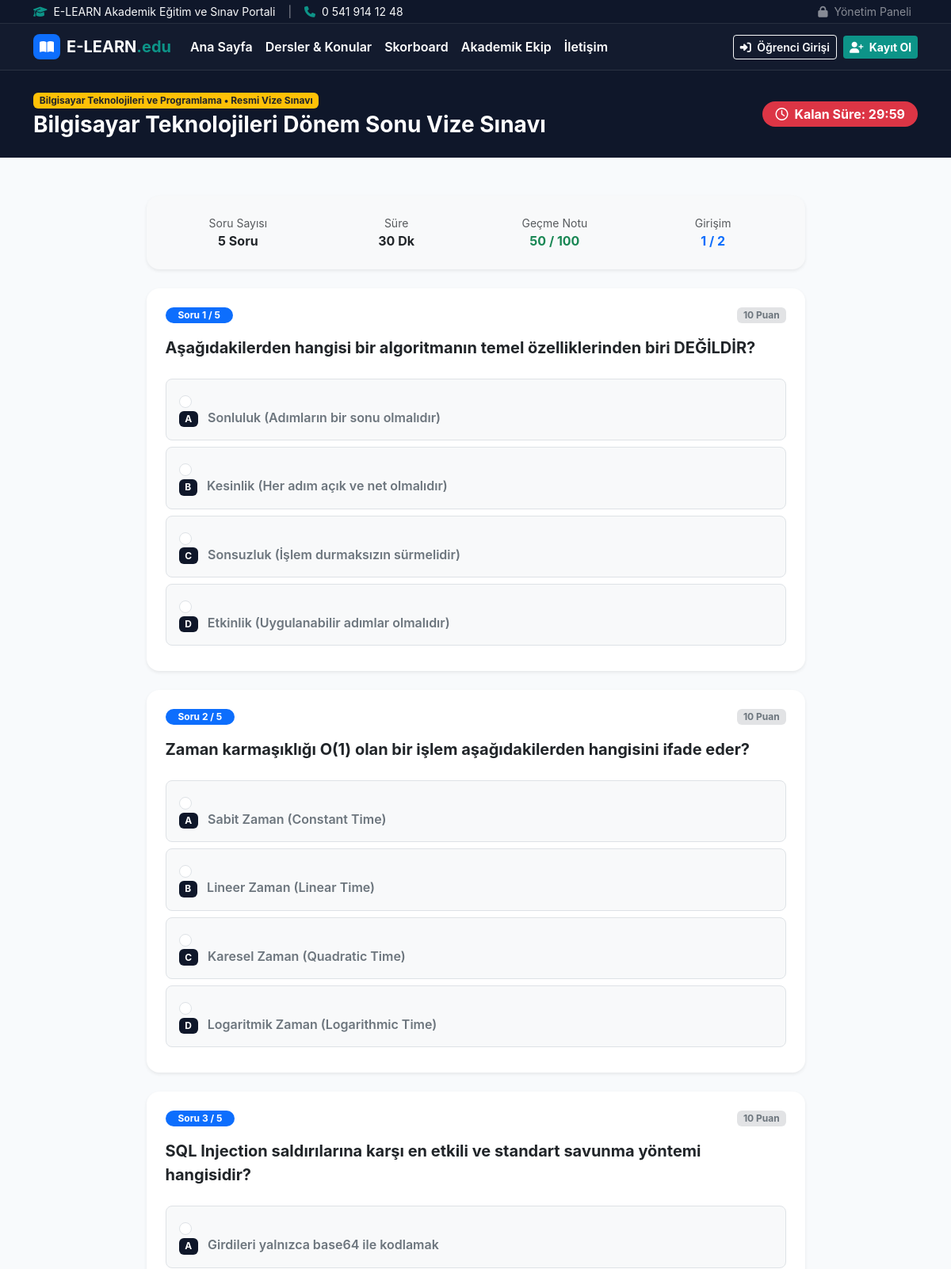
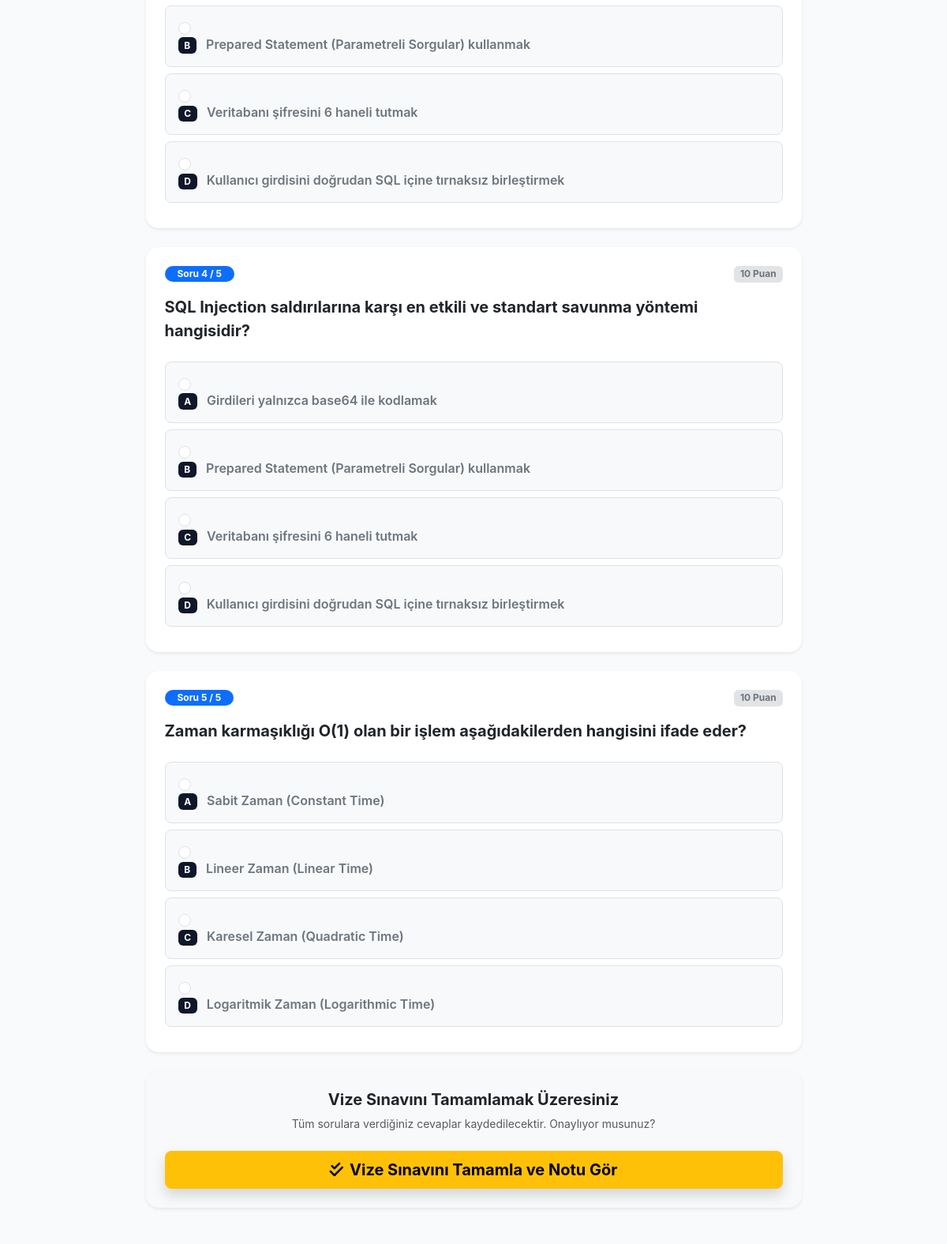
Screenshot of /elearn/exam.php?id=1 (upper part) with the database file from the repository (2 pictures, top to bottom).
### tables this page shows
CREATE TABLE IF NOT EXISTS `contact_settings` (
  `id` INT PRIMARY KEY DEFAULT 1,
  `phone` VARCHAR(30) NOT NULL,
  `email` VARCHAR(100) NOT NULL,
  `address` TEXT NOT NULL,
  `whatsapp` VARCHAR(30) NULL,
  `instagram` VARCHAR(100) NULL,
  `facebook` VARCHAR(100) NULL,
  `youtube` VARCHAR(100) NULL,
  `working_hours` VARCHAR(100) NULL,
  `updated_at` DATETIME DEFAULT CURRENT_TIMESTAMP ON UPDATE CURRENT_TIMESTAMP
);

CREATE TABLE IF NOT EXISTS `exams` (
  `id` INT AUTO_INCREMENT PRIMARY KEY,
  `course_id` INT NOT NULL,
  `title` VARCHAR(150) NOT NULL,
  `description` TEXT NULL,
  `duration_minutes` INT DEFAULT 45,
  `passing_grade` INT DEFAULT 50,
  `question_count` INT DEFAULT 10,
  `max_attempts` INT DEFAULT 2,
  `start_date` DATETIME NOT NULL,
  `end_date` DATETIME NOT NULL,
  `is_active` TINYINT(1) DEFAULT 1,
  `created_at` DATETIME DEFAULT CURRENT_TIMESTAMP,
  INDEX `idx_exam_course` (`course_id`),
  FOREIGN KEY (`course_id`) REFERENCES `courses`(`id`) ON DELETE CASCADE
);

CREATE TABLE IF NOT EXISTS `courses` (
  `id` INT AUTO_INCREMENT PRIMARY KEY,
  `title` VARCHAR(150) NOT NULL,
  `slug` VARCHAR(150) NOT NULL UNIQUE,
  `category` VARCHAR(80) NOT NULL,
  `description` TEXT NULL,
  `image_url` VARCHAR(255) NULL,
  `sort_order` INT DEFAULT 1,
  `is_active` TINYINT(1) DEFAULT 1,
  `created_at` DATETIME DEFAULT CURRENT_TIMESTAMP,
  INDEX `idx_course_active` (`is_active`),
  INDEX `idx_course_order` (`sort_order`)
);

CREATE TABLE IF NOT EXISTS `questions` (
  `id` INT AUTO_INCREMENT PRIMARY KEY,
  `course_id` INT NOT NULL,
  `topic_id` INT NULL,
  `question_text` TEXT NOT NULL,
  `question_type` ENUM('single_choice', 'multiple_choice') DEFAULT 'single_choice',
  `points` INT DEFAULT 10,
  `explanation` TEXT NULL,
  `created_at` DATETIME DEFAULT CURRENT_TIMESTAMP,
  INDEX `idx_q_course` (`course_id`),
  INDEX `idx_q_topic` (`topic_id`),
  FOREIGN KEY (`course_id`) REFERENCES `courses`(`id`) ON DELETE CASCADE,
  FOREIGN KEY (`topic_id`) REFERENCES `course_topics`(`id`) ON DELETE SET NULL
);

CREATE TABLE IF NOT EXISTS `question_options` (
  `id` INT AUTO_INCREMENT PRIMARY KEY,
  `question_id` INT NOT NULL,
  `option_key` CHAR(1) NOT NULL,  
  `option_text` TEXT NOT NULL,
  `is_correct` TINYINT(1) DEFAULT 0,
  INDEX `idx_opt_question` (`question_id`),
  FOREIGN KEY (`question_id`) REFERENCES `questions`(`id`) ON DELETE CASCADE
);

### config/database.php (called while the page is built, shortened)
<?php
function getDbConnection(): ?mysqli {
    static $connection = null;
    if ($connection !== null) {
        return $connection;
    }
    try {
        $conn = mysqli_init();
        $conn->options(MYSQLI_OPT_CONNECT_TIMEOUT, 3);
        $conn->query("SET time_zone = '+03:00'");
        $connection = $conn;
        return $connection;
    } catch (\Throwable $e) {
        error_log("[E-LEARN DB EXCEPTION] " . $e->getMessage());
        return null;
    }
}
function dbSelect(string $sql, string $types = '', array $params = []): array {
    $conn = getDbConnection();
    $stmt = $conn->prepare($sql);
    if (!empty($types) && !empty($params)) {
        $stmt->bind_param($types, ...$params);
    }
    if (!$stmt->execute()) {
        error_log("[E-LEARN EXECUTE ERROR] " . $stmt->error);
        $stmt->close();
        return [];
    }
    $result = $stmt->get_result();
    $data = [];
    while ($row = $result->fetch_assoc()) {
        $data[] = $row;
    }
    return $data;
}
function dbSelectOne(string $sql, string $types = '', array $params = []): ?array {
    $rows = dbSelect($sql, $types, $params);
    return !empty($rows) ? $rows[0] : null;
}

### config/settings.php (called while the page is built, shortened)
<?php
require_once __DIR__ . '/database.php';
function getContactSettings(): array {
    static $contact = null;
    if ($contact === null) {
        $data = dbSelectOne("SELECT * FROM contact_settings WHERE id = 1");
        if ($data) {
            $contact = $data;
        }
    }
    return $contact;
}

### includes/security.php (called while the page is built, shortened)
<?php
require_once __DIR__ . '/../config/settings.php';
function e(?string $string): string {
    return htmlspecialchars($string ?? '', ENT_QUOTES | ENT_HTML5, 'UTF-8');
}

### includes/auth.php (called while the page is built, shortened)
<?php
require_once __DIR__ . '/security.php';
function isStudentLoggedIn(): bool {
    return !empty($_SESSION['student_user']['id']);
}

### elearn/exam.php (the view, shortened to what this page needs)
<?php
$examId = (int)($_GET['id'] ?? 0);
require_once __DIR__ . '/../includes/header.php';
$exam = dbSelectOne(
    "SELECT e.*, c.title as course_title
     FROM exams e
     JOIN courses c ON c.id = e.course_id
     WHERE e.id = ? AND e.is_active = 1",
    "i",
    [$examId]
);
$studentId = $studentUser['id'] ?? 1;
$pastAttemptsCount = dbSelectOne(
    "SELECT COUNT(*) as c FROM exam_attempts WHERE student_id = ? AND target_id = ? AND exam_type = 'exam'",
    "ii",
    [$studentId, $examId]
)['c'] ?? 0;
$questions = dbSelect(
    "SELECT q.* FROM questions q
     JOIN exam_questions eq ON eq.question_id = q.id
     WHERE eq.exam_id = ?
     ORDER BY q.id ASC
     LIMIT ?",
    "ii",
    [$examId, $exam['question_count']]
);
if (count($questions) < $exam['question_count']) {
    $needed = $exam['question_count'] - count($questions);
    $extraQuestions = dbSelect(
        "SELECT * FROM questions WHERE course_id = ? ORDER BY RAND() LIMIT ?",
        "ii",
        [$exam['course_id'], $needed]
    );
    $questions = array_merge($questions, $extraQuestions);
}
$questionIds = array_column($questions, 'id');
$optionsByQuestion = [];
if (!empty($questionIds)) {
    $in = implode(',', array_map('intval', $questionIds));
    $optionsRows = dbSelect("SELECT * FROM question_options WHERE question_id IN ($in) ORDER BY option_key ASC");
    foreach ($optionsRows as $opt) {
        $optionsByQuestion[$opt['question_id']][] = $opt;
    }
}
?>
<div class="bg-navy py-4 text-white">
  <div class="container">
    <div class="d-flex flex-column flex-md-row justify-content-between align-items-md-center gap-3">
      <div>
        <span class="badge bg-warning text-dark mb-1 fw-bold"><?php echo e($exam['course_title']); ?> • Resmi Vize Sınavı</span>
        <h1 class="h3 fw-bold mb-0"><?php echo e($exam['title']); ?></h1>
      </div>
      <div class="d-flex align-items-center gap-3">
        <div class="badge bg-danger p-2 px-3 fs-6 rounded-pill d-flex align-items-center gap-2">
          <i class="fa-regular fa-clock"></i>
          <span>Kalan Süre: <span id="examTimer"><?php echo $exam['duration_minutes']; ?>:00</span></span>
        </div>
      </div>
    </div>
  </div>
</div>
<div class="container py-5">
  <div class="row justify-content-center">
    <div class="col-lg-9">
      <div class="card border-0 shadow-sm p-4 rounded-4 mb-4 bg-light">
        <div class="row text-center g-3 small">
          <div class="col-3">
            <div class="text-muted">Soru Sayısı</div>
            <div class="fw-bold fs-6 text-navy"><?php echo count($questions); ?> Soru</div>
          </div>
          <div class="col-3">
            <div class="text-muted">Süre</div>
            <div class="fw-bold fs-6 text-navy"><?php echo $exam['duration_minutes']; ?> Dk</div>
          </div>
          <div class="col-3">
            <div class="text-muted">Geçme Notu</div>
            <div class="fw-bold fs-6 text-success"><?php echo $exam['passing_grade']; ?> / 100</div>
          </div>
          <div class="col-3">
            <div class="text-muted">Girişim</div>
            <div class="fw-bold fs-6 text-primary"><?php echo $pastAttemptsCount + 1; ?> / <?php echo $exam['max_attempts']; ?></div>
          </div>
        </div>
      </div>
      <form id="examForm" method="POST" action="">
        <div class="space-y-4">
          <?php foreach ($questions as $index => $q): ?>
            <div class="card border-0 shadow-sm p-4 rounded-4 mb-4">
              <div class="d-flex justify-content-between align-items-center mb-3">
                <span class="badge bg-primary rounded-pill px-3 py-1">Soru <?php echo $index + 1; ?> / <?php echo count($questions); ?></span>
                <span class="badge bg-secondary-subtle text-secondary"><?php echo $q['points']; ?> Puan</span>
              </div>
              <h5 class="fw-bold text-navy mb-4 lh-base"><?php echo e($q['question_text']); ?></h5>
              <div class="options-container space-y-2">
                <?php $opts = $optionsByQuestion[$q['id']] ?? []; ?>
                <?php foreach ($opts as $opt): ?>
                  <div class="form-check p-3 border rounded-3 mb-2 bg-light hover-shadow">
                    <input class="form-check-input ms-0 me-3" type="radio" name="answers[<?php echo $q['id']; ?>]" id="opt_ex_<?php echo $opt['id']; ?>" value="<?php echo $opt['id']; ?>">
                    <label class="form-check-label w-100 fw-semibold text-secondary" for="opt_ex_<?php echo $opt['id']; ?>">
                      <span class="badge bg-navy text-white me-2"><?php echo $opt['option_key']; ?></span>
                      <?php echo e($opt['option_text']); ?>
                    </label>
                  </div>
                <?php endforeach; ?>
              </div>
            </div>
          <?php endforeach; ?>
        </div>
        <div class="card border-0 shadow-sm p-4 rounded-4 text-center bg-light">
          <h5 class="fw-bold text-navy mb-2">Vize Sınavını Tamamlamak Üzeresiniz</h5>
          <p class="text-muted small mb-4">Tüm sorulara verdiğiniz cevaplar kaydedilecektir. Onaylıyor musunuz?</p>
          <button type="submit" class="btn btn-warning btn-lg fw-bold px-5 shadow">
            <i class="fa-solid fa-check-double me-2"></i>Vize Sınavını Tamamla ve Notu Gör
          </button>
        </div>
      </form>
    </div>
  </div>
</div>
<?php require_once __DIR__ . '/../includes/footer.php'; ?>

### includes/header.php (shortened to what this page needs)
<?php
require_once __DIR__ . '/../config/settings.php';
require_once __DIR__ . '/auth.php';
$contact = getContactSettings();
$isStudent = isStudentLoggedIn();
$studentUser = $_SESSION['student_user'] ?? null;
?>
<!DOCTYPE html>
<html lang="tr">
<head>
  <link href="https://cdn.jsdelivr.net/npm/bootstrap@5.3.3/dist/css/bootstrap.min.css" rel="stylesheet">
  <link href="https://cdnjs.cloudflare.com/ajax/libs/font-awesome/6.5.1/css/all.min.css" rel="stylesheet">
</head>
<body class="d-flex flex-column min-vh-100">
  <div class="bg-navy py-1 text-light border-bottom border-secondary border-opacity-25 small">
    <div class="container d-flex justify-content-between align-items-center">
      <div class="d-none d-md-flex align-items-center gap-3">
        <span><i class="fa-solid fa-graduation-cap text-teal me-1"></i> E-LEARN Akademik Eğitim ve Sınav Portali</span>
        <span class="text-white-50">|</span>
        <span><i class="fa-solid fa-phone text-teal me-1"></i> <?php echo e($contact['phone']); ?></span>
      </div>
      <div class="ms-auto d-flex align-items-center gap-2">
        <a href="/admin/login.php" class="text-white-50 text-decoration-none hover-white me-2">
          <i class="fa-solid fa-lock me-1"></i> Yönetim Paneli
        </a>
      </div>
    </div>
  </div>
  <nav class="navbar navbar-expand-lg navbar-dark navbar-elearn sticky-top">
    <div class="container">
      <a class="navbar-brand fw-bold d-flex align-items-center gap-2" href="/">
        <span class="badge bg-primary p-2 fs-6 rounded-3"><i class="fa-solid fa-book-open"></i></span>
        <span>E-LEARN<span class="text-teal">.edu</span></span>
      </a>
      <div class="collapse navbar-collapse" id="mainNav">
        <ul class="navbar-nav me-auto mb-2 mb-lg-0">
          <li class="nav-item">
            <a class="nav-link text-white fw-semibold" href="/">Ana Sayfa</a>
          </li>
          <li class="nav-item">
            <a class="nav-link text-white fw-semibold" href="/elearn/">Dersler & Konular</a>
          </li>
          <li class="nav-item">
            <a class="nav-link text-white fw-semibold" href="/#skorboard">Skorboard</a>
          </li>
          <li class="nav-item">
            <a class="nav-link text-white fw-semibold" href="/#ekip">Akademik Ekip</a>
          </li>
          <li class="nav-item">
            <a class="nav-link text-white fw-semibold" href="/#iletisim">İletişim</a>
          </li>
        </ul>
        <div class="d-flex align-items-center gap-2">
          <?php if ($isStudent): ?>
            <a href="/elearn/profile.php" class="btn btn-outline-light btn-sm fw-bold">
              <i class="fa-solid fa-user me-1 text-teal"></i> <?php echo e($studentUser['first_name']); ?>
            </a>
            <a href="/elearn/logout.php" class="btn btn-danger btn-sm">
              <i class="fa-solid fa-arrow-right-from-bracket"></i> Çıkış
            </a>
          <?php else: ?>
            <button class="btn btn-outline-light btn-sm fw-semibold" data-bs-toggle="modal" data-bs-target="#loginModal">
              <i class="fa-solid fa-right-to-bracket me-1"></i> Öğrenci Girişi
            </button>
            <button class="btn btn-teal btn-sm fw-bold" data-bs-toggle="modal" data-bs-target="#registerModal">
              <i class="fa-solid fa-user-plus me-1"></i> Kayıt Ol
            </button>
          <?php endif; ?>
        </div>
      </div>
    </div>
  </nav>

### includes/header.php (style rules this page uses)
:root { --primary-navy: #0f172a; --secondary-navy: #1e293b; --accent-blue: #0284c7; --accent-teal: #0d9488; --light-gray: #f8fafc; --card-border: #e2e8f0; }
body { background-color: #f8fafc; color: #1e293b; font-family: -apple-system, BlinkMacSystemFont, "Segoe UI", Roboto, "Helvetica Neue", Arial, sans-serif; }
.bg-navy { background-color: var(--primary-navy) !important; }
.text-teal { color: var(--accent-teal) !important; }
.btn-teal { background-color: var(--accent-teal); color: #ffffff; font-weight: 600; border: none; }
.navbar-elearn { background-color: rgba(15, 23, 42, 0.98); backdrop-filter: blur(10px); border-bottom: 1px solid rgba(255, 255, 255, 0.1); }

### rows the page displays
contact_settings: phone "0 541 914 12 48"
exams: course.title "Bilgisayar Teknolojileri ve Programlama", title "Bilgisayar Teknolojileri Dönem Sonu Vize Sınavı", duration_minutes "30", passing_grade "50", max_attempts "2"
questions: count($questions) "5", points "10", question_text "Aşağıdakilerden hangisi bir algoritmanın temel özelliklerinden biri DEĞİLDİR?"
question_options: option_key "A", option_text "Sonluluk (Adımların bir sonu olmalıdır)"
question_options: option_key "B", option_text "Kesinlik (Her adım açık ve net olmalıdır)"
question_options: option_key "C", option_text "Sonsuzluk (İşlem durmaksızın sürmelidir)"
question_options: option_key "D", option_text "Etkinlik (Uygulanabilir adımlar olmalıdır)"
questions: count($questions) "5", points "10", question_text "Zaman karmaşıklığı O(1) olan bir işlem aşağıdakilerden hangisini ifade eder?"
question_options: option_key "A", option_text "Sabit Zaman (Constant Time)"
question_options: option_key "B", option_text "Lineer Zaman (Linear Time)"
question_options: option_key "C", option_text "Karesel Zaman (Quadratic Time)"
question_options: option_key "D", option_text "Logaritmik Zaman (Logarithmic Time)"
questions: count($questions) "5", points "10", question_text "SQL Injection saldırılarına karşı en etkili ve standart savunma yöntemi hangisidir?"
question_options: option_key "A", option_text "Girdileri yalnızca base64 ile kodlamak"
question_options: option_key "B", option_text "Prepared Statement (Parametreli Sorgular) kullanmak"
question_options: option_key "C", option_text "Veritabanı şifresini 6 haneli tutmak"
question_options: option_key "D", option_text "Kullanıcı girdisini doğrudan SQL içine tırnaksız birleştirmek"

### other values shown
count($questions) "5"
$pastAttemptsCount + 1 "1"
